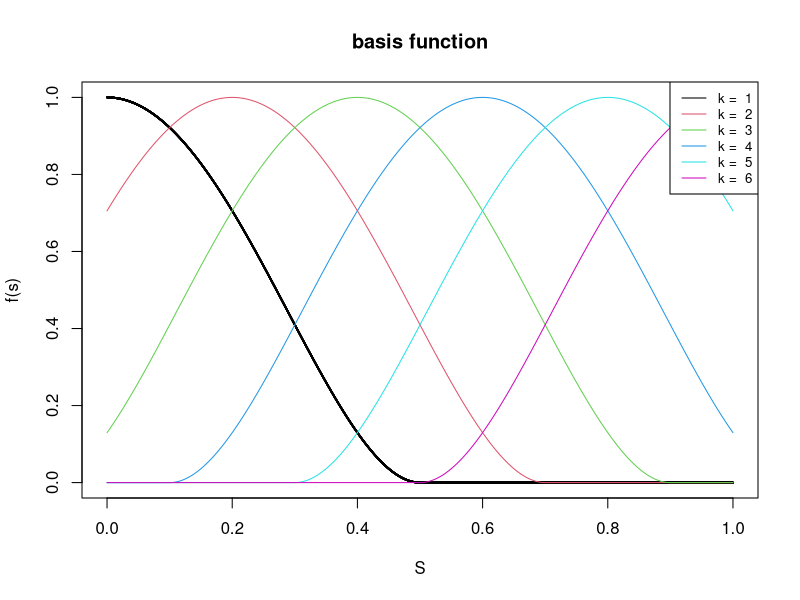

Write R code to recreate this figure.
## ---- chunk 1
# initial value
n = 10000
s = seq(0,1, length.out = n)
K = 6
rk = 0.5
## ---- chunk 2
# bk function
bk <- function(k){
  return(0.2 * (k - 1))
}

# basis function
basis_function <- function(s, bk, rk){
  return((1 - ((s - bk)^2) / (rk^2))^2 * (abs(s - bk) < rk))
}
## ---- chunk 3
# sample points
result = data.frame(matrix(rep(NA, n), ncol = n))
for (k in 1:K) {
  bk_value = bk(k)
  result = rbind(result, basis_function(s, bk_value, rk))
}
result = result[-1, ]
result
## ---- chunk 4
# plot
plot(x = s, y = result[1, ], xlim = c(0, 1), ylim = c(0, 1), col = 1, main = "basis function", xlab = "S", ylab = "f(s)", cex = 0.05)
for (k in 2:K) {
  lines(x = s, y = result[k, ], col = k)
}
legend("topright", legend = paste("k = ", 1:K), col = 1:K, lty = 1, cex = 0.8)
